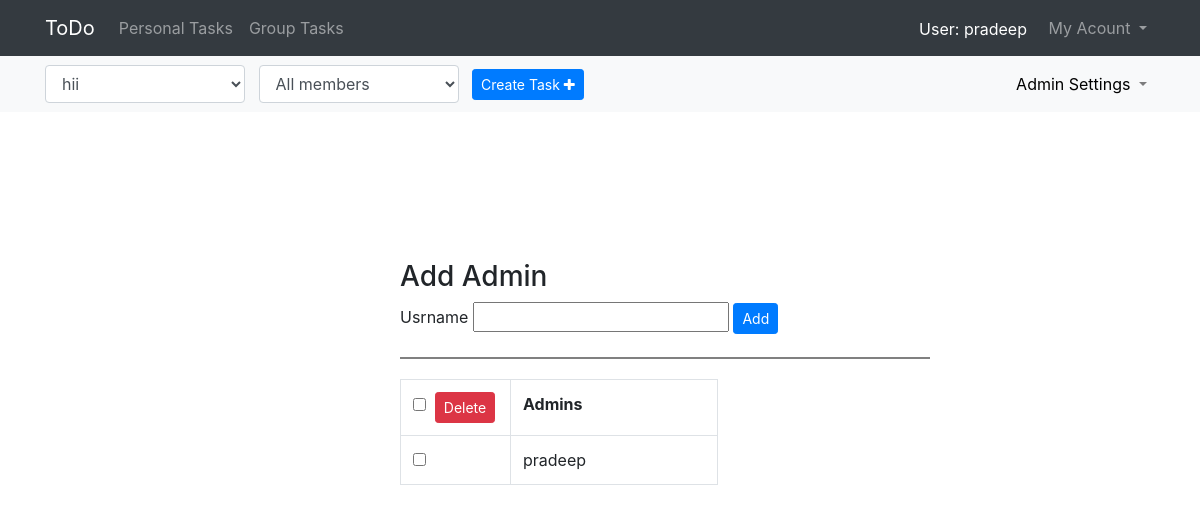
The page /group/ (signed in) on the database as committed earlier.
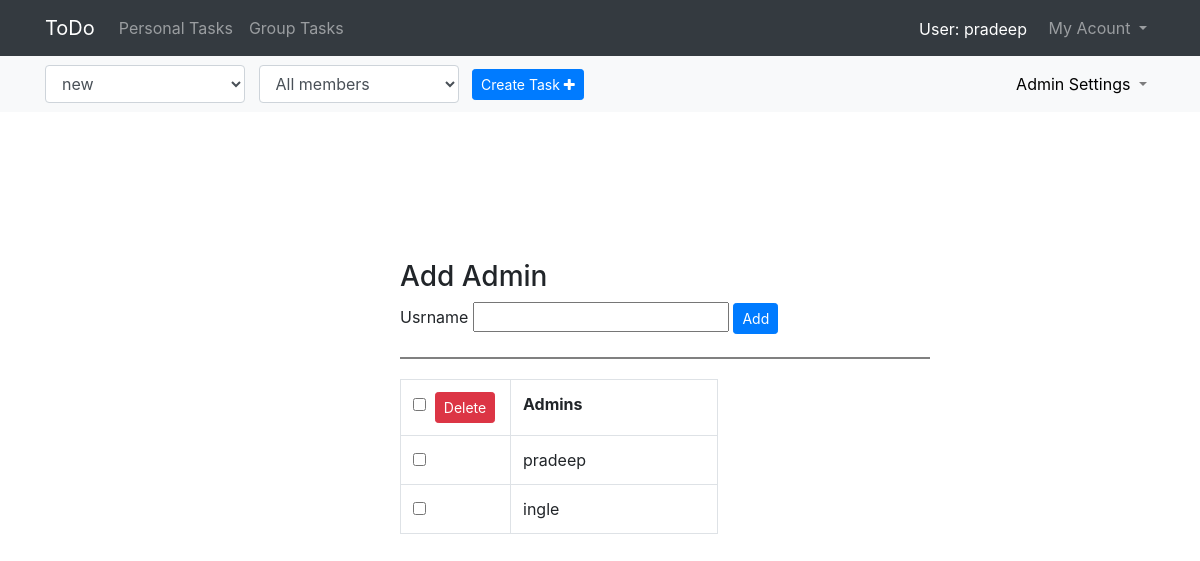
The same page on the database as committed later.
### todoapp/models.py (models this page shows)
class GroupAdminsModel(models.Model):
	adminUser_id = models.ForeignKey(User,on_delete=models.CASCADE,null=True)
	adminUser = models.CharField(max_length=60)

### todoapp/views.py (the view, shortened to what this page needs)
# urls.py: path('group/',v1.groupview),
@login_required
def groupview(request,grpid=None,member=None):
    listAllMemberTaskFlag,singleMemberTasksFlag = False,False
    grpAdmins = GroupAdminsModel.objects.all()
    grpdata_member=GroupModel.objects.filter(member=request.user)
    mylist_data=ToDoModel.objects.filter(user=request.user,status='todo',flagTask='no')
    task_flag_update(request.user)
    verifyUserFlag = verifyGroupAdmin(str(request.user))
    grpdata = GroupModel.objects.filter(member=request.user)
    if len(grpdata) != 0:
        if grpid == None: #### grip == None means no group has been seleted by end user
            listAllMemberTask = []
            for x in grpdata:
                grpid = x.grpid
                break
            selectedGroups=GroupModel.objects.filter(grpid=grpid)
            for x in selectedGroups:
                listAllMemberTask.append(TaskAssignModel.objects.filter(assigned_to_id=x.id))
            for x in listAllMemberTask:
                if len(x) != 0:
                    listAllMemberTaskFlag = True
            return render(request,'todoapp/group.html',
                {'listAllMemberTaskFlag':listAllMemberTaskFlag,'selectedGroups':selectedGroups,'current_user':request.user,'verifyUserFlag':verifyUserFlag,
                'grpid':grpid ,'grpdata_member':grpdata_member,'data':mylist_data,'listAllMemberTask':listAllMemberTask,'grpAdmins':grpAdmins})
    else:
        return render(request,'todoapp/group.html',
            {'noGroups':'True','current_user':request.user,'verifyUserFlag':verifyUserFlag,'data':mylist_data,'grpAdmins':grpAdmins})

### todoapp/supporting_python.py (called while the page is built)
def task_flag_update(user):
    mylist_data = ToDoModel.objects.filter(user=user,status='todo',flagTask='no')
    current_date=str(datetime.now().date())+datetime.now().strftime("%H:%M")
    for task in mylist_data:
        tasktime=str(task.date)+task.time.strftime("%H:%M")
        if current_date == tasktime:
            task.flagTask = 'yes'
            task.save()

def verifyGroupAdmin(user):
    adminUsersData = GroupAdminsModel.objects.all()
    for data in adminUsersData:
        if data.adminUser == user:
            return True
    return False

### template/todoapp/group.html (shortened to what this page needs)
<!DOCTYPE html>
{% extends "todoapp/base2.html" %}
{% block body_block %}
<div class="sticky-top">
    <nav class="navbar navbar-expand-sm navbar-light bg-light ">
    	<div class="container">
        <div class="navbar-collapse collapse" id="navbar2">
            <ul class="navbar-nav">
                <li class="nav-item ">
                      {% if not noGroups %}
          						<select class="form-control" id ="select-group" onchange="window.location.href=this.value">
          							{% for data in grpdata_member %}
          						    <option value="/group/{{data.grpid}}">{{data.group}}</option>
          						    {% endfor %}
          						</select>
          					{% endif %}
                </li>&nbsp&nbsp&nbsp
                <li class="nav-item">
                      {% if not noGroups %}
                						<select class="form-control" id ="select-member" onchange="window.location.href=this.value">
                							<option value="/group/{{grpid}}"  selected>All members</option>
                						</select>
          					{% endif %}
                </li>&nbsp&nbsp&nbsp
                <li class="nav-item" style="padding-top: 4px;">
                      	{%if not noGroups %}
      					<a href="" class="btn btn-primary btn-sm" data-toggle="modal" data-target="#createtaskmodalform">Create Task&nbsp<i class="fa fa-plus"></i></a>
                      	{%endif%}
				        </li>
            </ul>
            <ul class="navbar-nav ml-auto">
                <li class="nav-item dropdown">
                  {% if verifyUserFlag %}
                    <a class="nav-link dropdown-toggle" href="#" id="navbarDropdown" role="button" data-toggle="dropdown" >
                          <span style="color: black;">Admin Settings</span>
                    </a>
                  {% endif %}
                </li>
            </ul>
        </div>
        </div>
    </nav>
</div><br>
{% include 'todoapp/groupAdmin.html' %}
{%endblock%}

### template/todoapp/groupAdmin.html (shortened to what this page needs)
<!DOCTYPE html>
{% extends "todoapp/base2.html" %}
{% block body_block %}
	<div class="create_group">
    <h3>Add Admin</h3>
  <form method="post" >
    <label>Usrname</label>
    <input type="text" name="admin" required>
    <input type="submit" value="Add" class="btn btn-primary btn-sm">
  </form>
  <div class="bottom_border_style"></div>
  <div>
    {% if grpAdmins %}
    <form  method="post">
    <table class="table table-bordered sortable" id="myTable" style="width: 60%;">
        <tr>
          <th style="width: 110px">
                <input type="checkbox" id="selecttodo" onclick="selectAll(this,document.getElementsByClassName('flag_group'))"><span style="padding-left:5px;">
                  <input type="submit" name="submit" class="btn btn-danger btn-sm" value="Delete">
                </span>
              </th>
          <th class ="grpSort">Admins</th>
        </tr>
      {% for data in grpAdmins %}
        <tr>
          <td><input type="checkbox" class="flag_group"  name="{{data.id}}">
          <td >
          {{data.adminUser}}
          </td>
        </tr>
      {% endfor %}
    </table>
     </form>
     {%endif%}
	</div>
{%endblock%}

Rows that differ between the two databases and show on the page:
added GroupAdminsModel: adminUser "ingle"
Other text that changed with them:
form field value: "hii" → "new"
